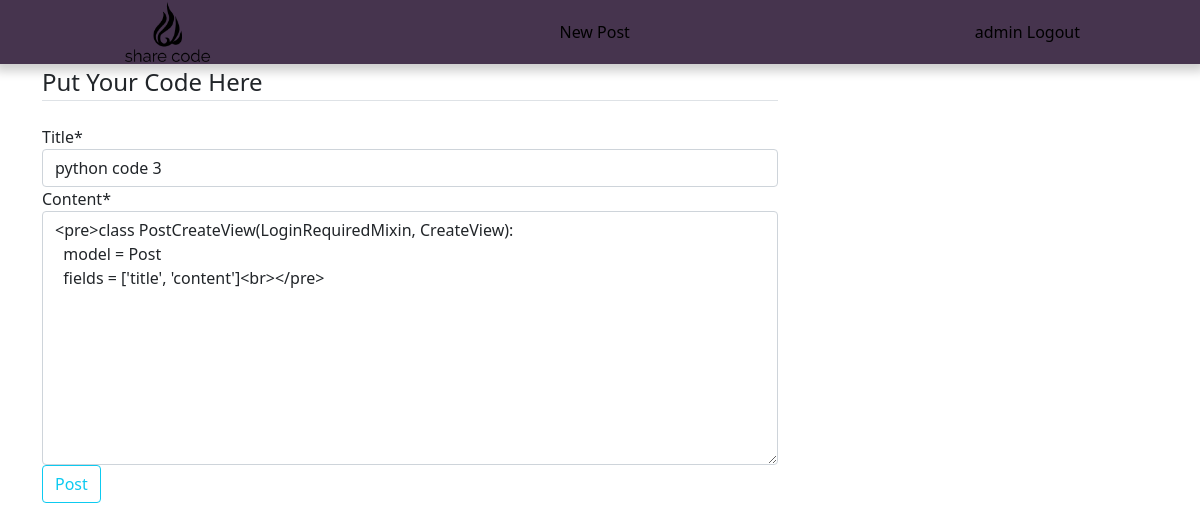
The page /post/7/update/ (signed in) on the database its author committed.
### blog/models.py (models this page shows, shortened)
class Post(models.Model):
  title = models.CharField(max_length=100)
  content = SummernoteTextField()
  date_posted = models.DateTimeField(default=timezone.now)
  author = models.ForeignKey(User, on_delete=models.CASCADE)

### blog/views.py (the view, shortened to what this page needs)
# urls.py: path('post/<int:pk>/update/', PostUpdateView.as_view(), name='post-update'),
class PostUpdateView(LoginRequiredMixin, UserPassesTestMixin, UpdateView):
  model = Post
  fields = ['title', 'content']
  def test_func(self):
    post = self.get_object()
    if self.request.user == post.author:
      return True
    return False

### blog/templates/blog/post_form.html (shortened to what this page needs)
{% extends "blog/base.html" %}
{% load static %}
{% block style %}
  <link rel="stylesheet" type="text/css" href="{% static 'users/post_form.css' %}">
{% endblock style %}
{% load crispy_forms_tags %}
{% block content %}
  <div class="content-section">
    <form method="POST">
      <fieldset class="form-group">
        <legend class="border-bottom mb-4">Put Your Code Here</legend>
        {{ form | crispy }}
      </fieldset>
      <div class="form-group">
        <button class="btn btn-outline-info" type="submit">Post</button>
      </div>
    </form>
  </div>
{% endblock content %}

### blog/templates/blog/base.html (shortened to what this page needs)
<!DOCTYPE html>
<html lang="en">
  <head>
    {% load static %}
    <link rel="stylesheet" type="text/css" href="{% static 'blog/base.css' %}">
    <link href="https://cdn.jsdelivr.net/npm/bootstrap@5.0.1/dist/css/bootstrap.min.css" rel="stylesheet">
    {% block style %} {% endblock %}
  </head>
  <body>
    <div class="nav-bar">
      <div class="main__icon">
        <a href="{% url 'blog-home' %}"><img class="main-logo" src="/media/main-logo.png"  alt="" > </a>
      </div>
      <div>
        <form class="d-flex">
          <a href="{% url 'post-create' %}">New Post</a>
        </form>
      </div>
      <div class="login">
        {% if user.is_authenticated %}
          <a href="{% url 'profile' %}">{{ user.username }}</a>
          <a href="{% url 'logout' %}">Logout</a>
        {% else %}
          <a href="{% url 'login' %}">Login</a>
          <a href="{% url 'register' %}">Register</a>
        {% endif %}
      </div>
    </div>
    <div class="container">
      <div class="row">
        <div class="col-md-8">
          {% block content %} {% endblock %}
        </div>
      </div>
    </div>
  </body>
</html>

### blog/static/blog/base.css (style rules this page uses)
.nav-bar { display: flex; flex-direction: row; justify-content: space-between; align-items: center; height: 8vh; width: 100%; background-color: #46344E; box-shadow: 0px 2px 10px 5px rgb(0 0 0 / 20%); }
.main__icon { margin-left: 10%; color: bisque; font-size: 20px; text-align: center; margin-bottom: 0px; }
.main-logo { height: 70px; }
.login { margin-right: 10%; }
a:link { text-decoration: none; color: black; }

### rows shown on the page
Post: title "python code 3", content "<pre>class PostCreateView(LoginRequiredMixin, CreateView): model = Post fields = ['title', 'content']<br></pre>"

### other values the page prints
{{ user.username }} "admin"
